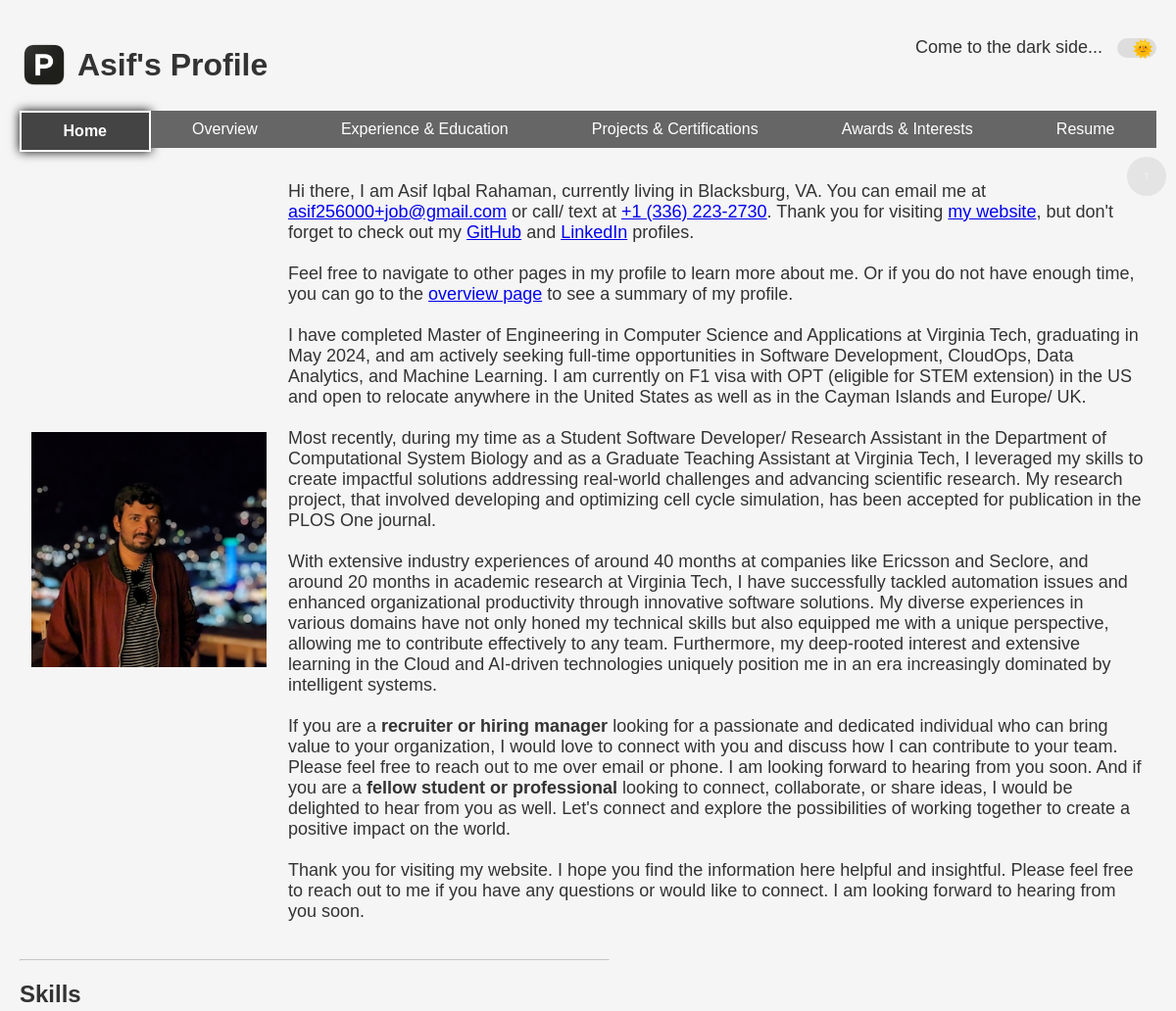
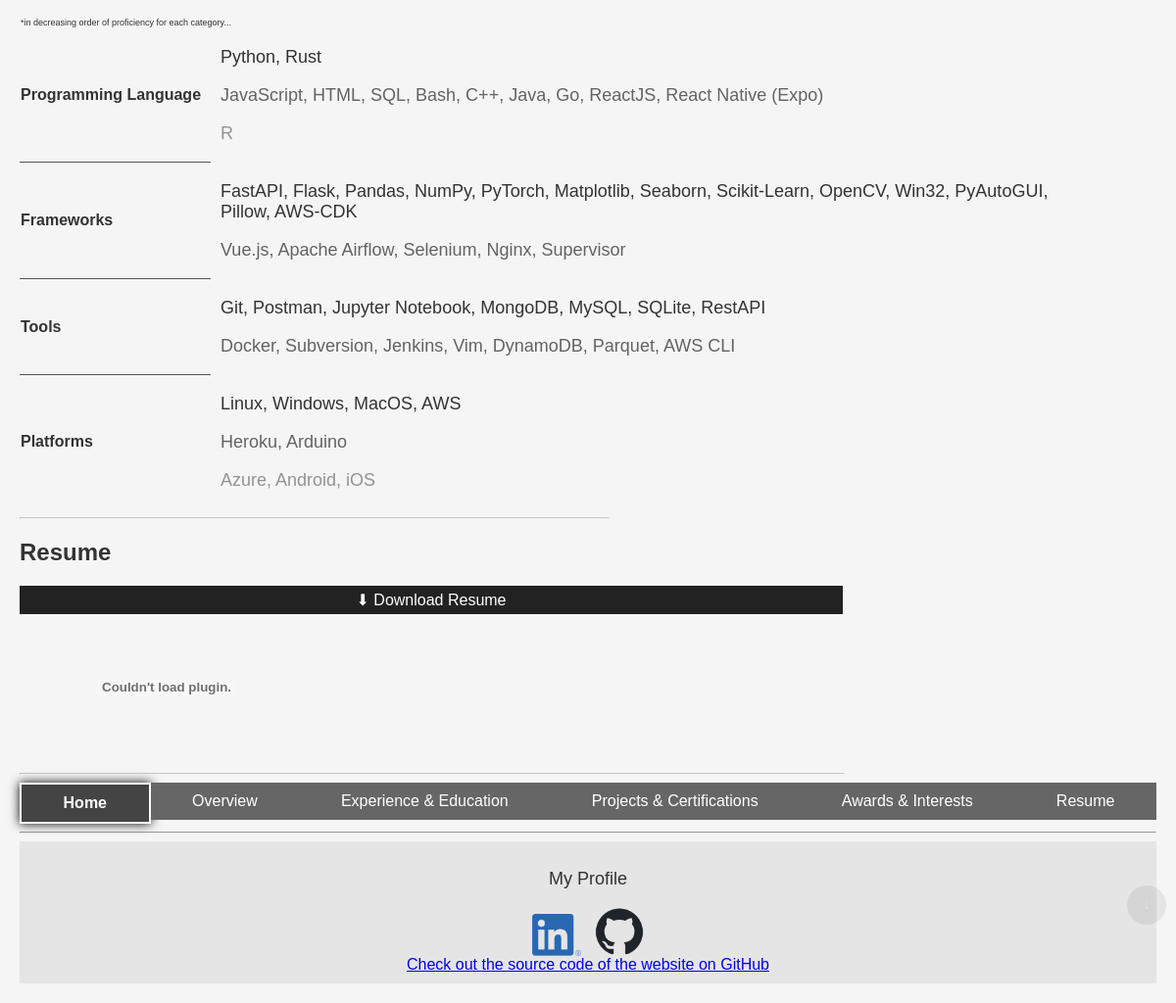
The page / on the database its author committed (2 pictures, top to bottom).
### src/data/models.py (models this page shows)
class BasicInfo(Base):
    __tablename__ = "basic_info"
    id = Column(Integer, primary_key=True, index=True)
    name = Column(String)
    email = Column(String, unique=True)
    phone = Column(String, unique=True)
    location = Column(String)
    website = Column(String)
    linkedin = Column(String)
    github = Column(String)
    intro = Column(String)
    education = relationship("Education", back_populates="user")
    experience = relationship("Experience", back_populates="user")
    skills = relationship("Skills", back_populates="user")
    projects = relationship("Projects", back_populates="user")
    certifications = relationship("Certifications", back_populates="user")
    honors_and_awards = relationship("HonorsAndAwards", back_populates="user")
    interests = relationship("Interests", back_populates="user")
    resume = relationship("Resume", back_populates="user")

class Skills(Base):
    __tablename__ = "skills"
    id = Column(Integer, primary_key=True, index=True)
    skill = Column(String)
    subcategory = Column(String)
    proficiency = Column(String)
    fk_user = Column(Integer, ForeignKey("basic_info.id"))
    user = relationship("BasicInfo", back_populates="skills")

class Resume(Base):
    __tablename__ = "resume"
    id = Column(Integer, primary_key=True, index=True)
    file_path = Column(String)
    is_latest = Column(Boolean)
    fk_user = Column(Integer, ForeignKey("basic_info.id"))
    user = relationship("BasicInfo", back_populates="resume")

### src/web/routes.py (the view)
@router.get("/", name="home", response_class=HTMLResponse)
def send_home(request: Request, db: Session = Depends(db_init.get_db)):
    basic_info = db_ops.filter_data_with_id(db, table_name="basic_info", lookup_id=1)
    user_filter = {"fk_user": basic_info.id}
    skills = db_ops.filter_data_from_table(db, table_name="skills", lookup_filter=user_filter)
    resume = db_ops.filter_data_from_table(db, table_name="resume", lookup_filter=user_filter | {"is_latest": 1})
    return templates.TemplateResponse(
        "index.html",
        {
            "request": request,
            "current_page": "home",
            "basic_info": basic_info,
            "skills": arrange_skills(skills),
            "resume": resume,
        },
    )

### templates/index.html
{% extends "base.html" %}
{% block heading %}
    {{ basic_info.name.split(" ")[0] }}'s Profile
{% endblock %}
{% block content %}
    <div class="main-content">
        <section id="intro">
        <table>
        <tr>
        <td style="padding: 10px; width: 20vw;">
            <a target="_self" href="{{ url_for('overview') }}" class="image-link">
                <img src="{{ url_for('static', path='image.jpg') }}" alt="{{ basic_info.name }}">
            </a>
        </td>
        <td style="padding: 10px;"><p>Hi there, I am {{ basic_info.name}}, currently living in {{ basic_info.location }}.
            You can email me at <a href="mailto:"+{{ basic_info.email }}>{{ basic_info.email }}</a> or call/ text at <a href="tel:"+{{ basic_info.phone }}>{{ basic_info.phone }}</a>.
            Thank you for visiting <a href="https://github.com/asif256000/my_personal_fast_website">my website</a>, but don't forget to check out my <a href="{{ basic_info.github }}">GitHub</a>
            and <a href="{{ basic_info.linkedin }}">LinkedIn</a> profiles.
            <br><br>
            Feel free to navigate to other pages in my profile to learn more about me.
            Or if you do not have enough time, you can go to the <a href="{{ url_for('overview') }}">overview page</a> to see a summary of my profile.
            <br><br>
            {{ basic_info.intro|safe }}
            </p></td>
        </tr>
        </table>
        </section>
        <hr style="max-width: 50vw; margin-left: 0; opacity: 0.5;">
        <section id="skills">
            <h2>Skills</h2>
            <table style="border-collapse: collapse;">
            <thead>
                <tr>
                    <th colspan="2" style="text-align: left; font-weight: normal; font-size: xx-small;">*in decreasing order of proficiency for each category...</th>
                </tr>
            </thead>
            <tbody>
                {% for skill_category, all_skills in skills.items() %}
                    {% set adv_skills = ", ".join(all_skills.get("Advanced", [])) %}
                    {% set int_skills = ", ".join(all_skills.get("Intermediate", [])) %}
                    {% set beg_skills = ", ".join(all_skills.get("Beginner", [])) %}
                    <tr>
                        <td style="padding-right: 10px; {% if not loop.last %}border-bottom: 1px solid #555;{% endif %}"><b>{{ skill_category }}</b></td>
                        <td style="padding-left: 10px; max-width: 75vw;">
                            <p style="opacity: 1;">{{ adv_skills }}</p>
                            <p style="opacity: 0.75;">{{ int_skills }}</p>
                            <p style="opacity: 0.5;">{{ beg_skills }}</p>
                        </td>
                    </tr>
                {% endfor %}
            </tbody>
            </table>
        </section>
        <hr style="max-width: 50vw; margin-left: 0; opacity: 0.5;">
        <section id="resume">
            <h2>Resume</h2>
            {% set resume_path = resume[0].file_path %}
            <a href="{{ url_for('static', path=resume_path) }}" download class="download-link">Resume</a>
            <br>
            <object data="{{ url_for('static', path= resume_path ) }}" type="application/pdf" style="width: 70vw; height: 1000px;">
                <embed src="{{ url_for('static', path= resume_path ) }}" type="application/pdf">
            </object>
        </section>
        <hr style="max-width: 70vw; margin-left: 0; opacity: 0.5;">
    </div>
{% endblock %}

### static/style.css (style rules this page uses)
body { min-height: 100vh; display: flex; flex-direction: column; font-family: Arial, sans-serif; margin: 0; padding: 20px; background-color: #f5f5f5; color: #333; transition: background-color 0.3s ease, color 0.3s ease; }
h1, h2, h3, h4 { color: #333; }
img { max-width: 100%; height: auto; display: block; margin: 0 auto; }
p { font-size: large; }
.download-link { display: inline-block; width: 70vw; padding: 5px 0px; text-align: center; background-color: #222; color: #fff; text-decoration: none; transition: background-color 0.3s ease; }
.download-link::before { content: "⬇ Download "; }
.image-link { display: inline-block; }

### rows shown on the page
BasicInfo: name "Asif", name "Asif Iqbal Rahaman", location "Blacksburg, VA", email "asif256000+job@gmail.com", phone "+1 (336) 223-2730", intro "I have completed Master of Engineering in Computer Science and Applications at Virginia Tech, graduating in May 2024, and am actively seeking full-time opportunities in Software Development, CloudOps, Data Analytics, and Machine Learning. I am currently on F1 visa with OPT (eligible for STEM extension) in the US and open to relocate anywhere in the United States as well as in the Cayman Islands and Europe/ UK. Most recently, during my time as a Student Software Developer/ Research Assistant in the Department of Computational System Biology and as a Graduate Teaching Assistant at Virginia Tech, I leveraged my skills to create impactful solutions addressing real-world challenges and advancing…"
Skills: subcategory "Programming Language", adv_skills "Python, Rust", int_skills "JavaScript, HTML, SQL, Bash, C++, Java, Go, ReactJS, React Native (Expo)", beg_skills "R"
Skills: subcategory "Frameworks", adv_skills "FastAPI, Flask, Pandas, NumPy, PyTorch, Matplotlib, Seaborn, Scikit-Learn, OpenCV, Win32, PyAutoGUI, Pillow, AWS-CDK", int_skills "Vue.js, Apache Airflow, Selenium, Nginx, Supervisor"
Skills: subcategory "Tools", adv_skills "Git, Postman, Jupyter Notebook, MongoDB, MySQL, SQLite, RestAPI", int_skills "Docker, Subversion, Jenkins, Vim, DynamoDB, Parquet, AWS CLI"
Skills: subcategory "Platforms", adv_skills "Linux, Windows, MacOS, AWS", int_skills "Heroku, Arduino", beg_skills "Azure, Android, iOS"
